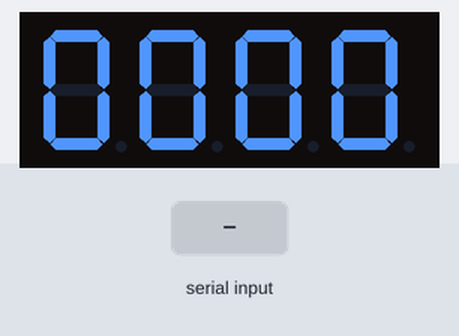
Simulated run of this sketch. Board: Arduino Nano, built with avr-gcc and run on an emulated ATmega328P. On the bench: 4-digit seven-segment display. Wiring (inferred from the names in the program): 4-digit 7-segment display, segments lit when HIGH: segments pin 9, pin 8, pin 3, pin 4, pin 2, pin 5, pin 6, pin 7; digit selects pin 11, pin 12, A2, A3. The inputs (shaded band) are chosen by the test bench. The segment pins are drawn as the display they are named for.

Above: at 1.2 s.
1.3 s: "90,45,200\n" received over Serial
At 1.9 s:
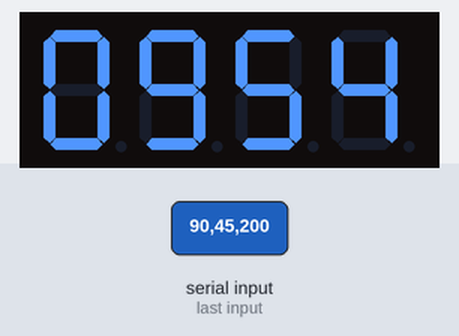
2.8 s: "30,150,10\n" received over Serial
At 4.3 s:
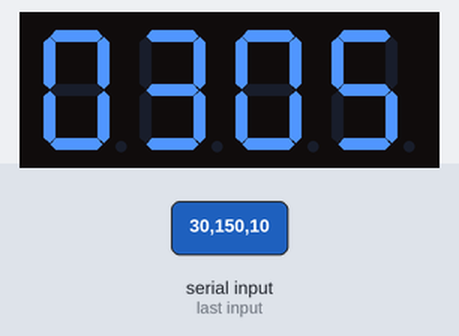
Timing chart, 0 to 5.8 s (numbered marks = the images above; inputs shaded):
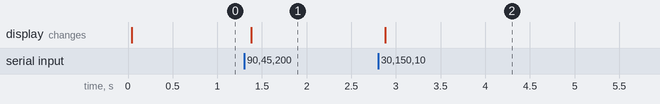

The sketch:

scoreboard.ino
```cpp
// ===== CODE ĐÃ SỬA LỖI HOÀN CHỈNH CHO ARDUINO NANO =====

// --- PHẦN CẤU HÌNH PIN VÀ HIỂN THỊ ---

// Chân điều khiển segment (a-g, dp). Thứ tự: a, b, c, d, e, f, g, dp
const int seg_pins[] = {9, 8, 3, 4, 2, 5, 6, 7};

// Chân điều khiển Anode cho các LED (Digit 1, 2, 3, 4)
const int digit_pins[] = {11, 12, A2, A3};

// Logic điều khiển (KHÔNG ĐỔI)
const int DIGIT_ON = HIGH;
const int DIGIT_OFF = LOW;
const int SEGMENT_ON = HIGH;
const int SEGMENT_OFF = LOW;

// Bảng mã cho LED 7 đoạn (gfedcba). Bit 7 là DP.
const byte digit_map[10] = {
  B00111111, // 0
  B00000110, // 1  <-- BẠN ĐÃ THIẾU SỐ NÀY
  B01011011, // 2
  B01001111, // 3
  B01100110, // 4
  B01101101, // 5
  B01111101, // 6
  B00000111, // 7
  B01111111, // 8
  B01101111  // 9
};

// --- BIẾN TOÀN CỤC ---
volatile int scoreA = 0;
volatile int scoreB = 0;
volatile bool is_swapped = false;

// Buffer để đọc dữ liệu từ UART một cách an toàn, không làm gián đoạn việc quét LED
char serialBuffer[20];
byte bufferIndex = 0;

void setup() {
  // Cấu hình các chân segment và digit là OUTPUT
  for (int i = 0; i < 8; i++) pinMode(seg_pins[i], OUTPUT);
  for (int i = 0; i < 4; i++) pinMode(digit_pins[i], OUTPUT);

  // Tắt tất cả các digit và segment ban đầu
  for (int i = 0; i < 4; i++) digitalWrite(digit_pins[i], DIGIT_OFF);
  for (int i = 0; i < 8; i++) digitalWrite(seg_pins[i], SEGMENT_OFF);

  Serial.begin(9600); // Khởi động cổng UART để nhận dữ liệu từ ESP8266
}

void setSegments(byte number) {
  if (number > 9) return; // Chỉ hiển thị số từ 0-9
  byte pattern = digit_map[number];
  for (int i = 0; i < 7; i++) { // Lặp qua 7 đoạn
    if ((pattern >> i) & 1) {
      digitalWrite(seg_pins[i], SEGMENT_ON);
    } else {
      digitalWrite(seg_pins[i], SEGMENT_OFF);
    }
  }
  digitalWrite(seg_pins[7], SEGMENT_OFF); // Luôn tắt dấu chấm
}

void displayScores() {
  byte digits[4];

  // Logic chia số vẫn giữ nguyên
  if (is_swapped) {
    digits[1] = (scoreB / 10) % 10; // Chữ số hàng chục của team B
    digits[0] = scoreB % 10;        // Chữ số hàng đơn vị của team B
    digits[3] = (scoreA / 10) % 10; // Chữ số hàng chục của team A
    digits[2] = scoreA % 10;        // Chữ số hàng đơn vị của team A
  } else {
    digits[1] = (scoreA / 10) % 10; // Chữ số hàng chục của team A
    digits[0] = scoreA % 10;        // Chữ số hàng đơn vị của team A
    digits[3] = (scoreB / 10) % 10; // Chữ số hàng chục của team B
    digits[2] = scoreB % 10;        // Chữ số hàng đơn vị của team B
  }

  // Vòng lặp quét LED đã được sửa lỗi và tối ưu
  for (int i = 0; i < 4; i++) {
    // 1. TẮT TẤT CẢ CÁC DIGIT (quan trọng để chống ghosting)
    digitalWrite(digit_pins[0], DIGIT_OFF);
    digitalWrite(digit_pins[1], DIGIT_OFF);
    digitalWrite(digit_pins[2], DIGIT_OFF);
    digitalWrite(digit_pins[3], DIGIT_OFF);

    // 2. ĐẶT DỮ LIỆU SEGMENT MỚI
    setSegments(digits[i]);

    // 3. BẬT DIGIT HIỆN TẠI
    digitalWrite(digit_pins[i], DIGIT_ON);

    // 4. GIỮ SÁNG
    delay(4); // Giữ sáng 4ms -> Tần số quét ~62.5Hz, rất mượt
  }
}

void parseData(String data) {
  int firstComma = data.indexOf(',');
  int secondComma = data.indexOf(',', firstComma + 1);

  if (firstComma > 0 && secondComma > 0) {
    scoreA = data.substring(0, firstComma).toInt();
    scoreB = data.substring(firstComma + 1, secondComma).toInt();
    is_swapped = (data.substring(secondComma + 1).toInt() == 1);
  }
}

void checkForNewData() {
  while (Serial.available() > 0) {
    char receivedChar = Serial.read();

    if (receivedChar == '\n' || receivedChar == '\r') {
      if (bufferIndex > 0) {
        serialBuffer[bufferIndex] = '\0'; // Kết thúc chuỗi
        parseData(String(serialBuffer));
        bufferIndex = 0; // Reset buffer
      }
    } else {
      if (bufferIndex < 19) {
        serialBuffer[bufferIndex++] = receivedChar;
      } else {
        // Tràn buffer, reset
        bufferIndex = 0;
      }
    }
  }
}

void loop() {
  checkForNewData();
  displayScores();
}
```

Measured:
- after the input at 1.3 s, the display: changes after 0.08 s (image 1)
- after the input at 2.8 s, the display: changes after 0.08 s (image 2)
